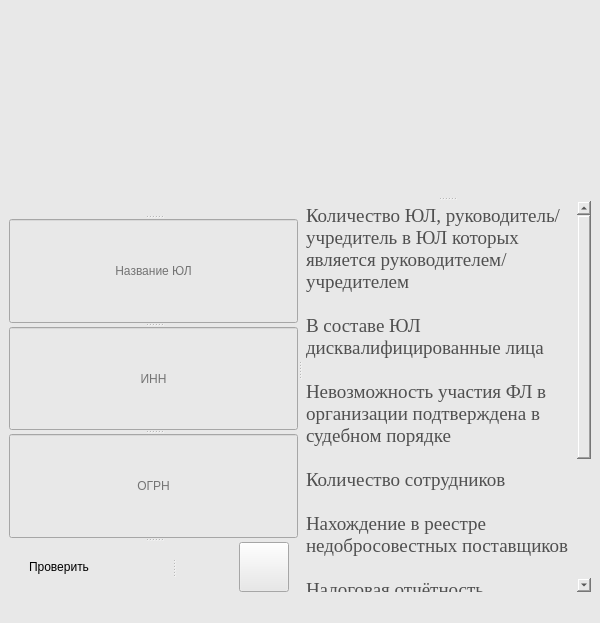
<?xml version="1.0" encoding="UTF-8"?>
<ui version="4.0">
 <class>MainWindow</class>
 <widget class="QMainWindow" name="MainWindow">
  <property name="windowModality">
   <enum>Qt::ApplicationModal</enum>
  </property>
  <property name="enabled">
   <bool>true</bool>
  </property>
  <property name="geometry">
   <rect>
    <x>0</x>
    <y>0</y>
    <width>600</width>
    <height>623</height>
   </rect>
  </property>
  <property name="sizePolicy">
   <sizepolicy hsizetype="Preferred" vsizetype="Preferred">
    <horstretch>0</horstretch>
    <verstretch>0</verstretch>
   </sizepolicy>
  </property>
  <property name="minimumSize">
   <size>
    <width>600</width>
    <height>500</height>
   </size>
  </property>
  <property name="cursor">
   <cursorShape>PointingHandCursor</cursorShape>
  </property>
  <property name="windowTitle">
   <string>MainWindow</string>
  </property>
  <property name="styleSheet">
   <string notr="true">background-color: rgb(232, 232, 232);
</string>
  </property>
  <widget class="QWidget" name="centralwidget">
   <property name="styleSheet">
    <string notr="true"/>
   </property>
   <layout class="QVBoxLayout" name="verticalLayout_2">
    <item>
     <widget class="QLabel" name="label">
      <property name="maximumSize">
       <size>
        <width>16777215</width>
        <height>130</height>
       </size>
      </property>
      <property name="baseSize">
       <size>
        <width>300</width>
        <height>100</height>
       </size>
      </property>
      <property name="font">
       <font>
        <family>Times</family>
        <pointsize>30</pointsize>
        <weight>50</weight>
        <italic>false</italic>
        <bold>false</bold>
       </font>
      </property>
      <property name="toolTip">
       <string>&lt;html&gt;&lt;head/&gt;&lt;body&gt;&lt;p&gt;&lt;img src=&quot;:/New/cat.jpg&quot;/&gt;&lt;/p&gt;&lt;/body&gt;&lt;/html&gt;</string>
      </property>
      <property name="styleSheet">
       <string notr="true">
image: url(:/newP/1.png);
</string>
      </property>
      <property name="text">
       <string/>
      </property>
      <property name="textFormat">
       <enum>Qt::PlainText</enum>
      </property>
      <property name="alignment">
       <set>Qt::AlignCenter</set>
      </property>
      <property name="wordWrap">
       <bool>false</bool>
      </property>
      <property name="textInteractionFlags">
       <set>Qt::LinksAccessibleByMouse</set>
      </property>
     </widget>
    </item>
    <item>
     <widget class="QSplitter" name="splitter_6">
      <property name="orientation">
       <enum>Qt::Horizontal</enum>
      </property>
      <widget class="QSplitter" name="splitter_5">
       <property name="orientation">
        <enum>Qt::Vertical</enum>
       </property>
       <widget class="QSplitter" name="splitter_3">
        <property name="orientation">
         <enum>Qt::Horizontal</enum>
        </property>
        <widget class="QWidget" name="widget" native="true">
         <property name="sizePolicy">
          <sizepolicy hsizetype="Preferred" vsizetype="Preferred">
           <horstretch>0</horstretch>
           <verstretch>0</verstretch>
          </sizepolicy>
         </property>
         <property name="minimumSize">
          <size>
           <width>300</width>
           <height>70</height>
          </size>
         </property>
         <property name="baseSize">
          <size>
           <width>100</width>
           <height>100</height>
          </size>
         </property>
         <property name="styleSheet">
          <string notr="true">image: url(:/newP/Введите22.png);</string>
         </property>
        </widget>
       </widget>
       <widget class="QLineEdit" name="lineEdit">
        <property name="inputMask">
         <string/>
        </property>
        <property name="text">
         <string/>
        </property>
        <property name="echoMode">
         <enum>QLineEdit::Normal</enum>
        </property>
        <property name="cursorPosition">
         <number>0</number>
        </property>
        <property name="alignment">
         <set>Qt::AlignCenter</set>
        </property>
        <property name="dragEnabled">
         <bool>false</bool>
        </property>
        <property name="placeholderText">
         <string>Название ЮЛ</string>
        </property>
       </widget>
       <widget class="QLineEdit" name="lineEdit_2">
        <property name="alignment">
         <set>Qt::AlignCenter</set>
        </property>
        <property name="placeholderText">
         <string>ИНН</string>
        </property>
       </widget>
       <widget class="QLineEdit" name="lineEdit_3">
        <property name="text">
         <string/>
        </property>
        <property name="alignment">
         <set>Qt::AlignCenter</set>
        </property>
        <property name="placeholderText">
         <string extracomment="ЕЕЕ">ОГРН</string>
        </property>
       </widget>
       <widget class="QSplitter" name="splitter">
        <property name="orientation">
         <enum>Qt::Horizontal</enum>
        </property>
        <property name="handleWidth">
         <number>130</number>
        </property>
        <widget class="QPushButton" name="pushButton">
         <property name="maximumSize">
          <size>
           <width>100</width>
           <height>50</height>
          </size>
         </property>
         <property name="font">
          <font>
           <stylestrategy>PreferAntialias</stylestrategy>
          </font>
         </property>
         <property name="cursor">
          <cursorShape>PointingHandCursor</cursorShape>
         </property>
         <property name="layoutDirection">
          <enum>Qt::LeftToRight</enum>
         </property>
         <property name="styleSheet">
          <string notr="true"/>
         </property>
         <property name="text">
          <string>Проверить</string>
         </property>
         <property name="iconSize">
          <size>
           <width>200</width>
           <height>30</height>
          </size>
         </property>
         <property name="checkable">
          <bool>true</bool>
         </property>
         <property name="autoRepeat">
          <bool>false</bool>
         </property>
         <property name="autoExclusive">
          <bool>false</bool>
         </property>
         <property name="autoDefault">
          <bool>false</bool>
         </property>
         <property name="default">
          <bool>true</bool>
         </property>
         <property name="flat">
          <bool>true</bool>
         </property>
        </widget>
        <widget class="QPushButton" name="pushButton_2">
         <property name="minimumSize">
          <size>
           <width>20</width>
           <height>20</height>
          </size>
         </property>
         <property name="maximumSize">
          <size>
           <width>50</width>
           <height>50</height>
          </size>
         </property>
         <property name="styleSheet">
          <string notr="true">image: url(:/newP/info.png)</string>
         </property>
         <property name="text">
          <string/>
         </property>
         <property name="checkable">
          <bool>false</bool>
         </property>
         <property name="autoDefault">
          <bool>false</bool>
         </property>
         <property name="default">
          <bool>false</bool>
         </property>
         <property name="flat">
          <bool>false</bool>
         </property>
        </widget>
       </widget>
      </widget>
      <widget class="QSplitter" name="splitter_4">
       <property name="orientation">
        <enum>Qt::Vertical</enum>
       </property>
       <widget class="QSplitter" name="splitter_2">
        <property name="orientation">
         <enum>Qt::Horizontal</enum>
        </property>
        <widget class="QWidget" name="widget_2" native="true">
         <property name="sizePolicy">
          <sizepolicy hsizetype="Fixed" vsizetype="Fixed">
           <horstretch>0</horstretch>
           <verstretch>0</verstretch>
          </sizepolicy>
         </property>
         <property name="minimumSize">
          <size>
           <width>314</width>
           <height>52</height>
          </size>
         </property>
         <property name="mouseTracking">
          <bool>false</bool>
         </property>
         <property name="styleSheet">
          <string notr="true">image: url(:/newP/Результат.png);</string>
         </property>
        </widget>
       </widget>
       <widget class="QTextBrowser" name="textBrowser">
        <property name="font">
         <font>
          <family>Times</family>
          <pointsize>16</pointsize>
          <weight>50</weight>
          <italic>false</italic>
          <bold>false</bold>
         </font>
        </property>
        <property name="styleSheet">
         <string notr="true">font: 16pt &quot;Times&quot;;
border-color: rgb(227, 227, 227);</string>
        </property>
        <property name="frameShape">
         <enum>QFrame::NoFrame</enum>
        </property>
        <property name="frameShadow">
         <enum>QFrame::Sunken</enum>
        </property>
        <property name="html">
         <string>&lt;!DOCTYPE HTML PUBLIC &quot;-//W3C//DTD HTML 4.0//EN&quot; &quot;http://www.w3.org/TR/REC-html40/strict.dtd&quot;&gt;
&lt;html&gt;&lt;head&gt;&lt;meta name=&quot;qrichtext&quot; content=&quot;1&quot; /&gt;&lt;style type=&quot;text/css&quot;&gt;
p, li { white-space: pre-wrap; }
&lt;/style&gt;&lt;/head&gt;&lt;body style=&quot; font-family:'Times'; font-size:16pt; font-weight:400; font-style:normal;&quot;&gt;
&lt;p style=&quot; margin-top:0px; margin-bottom:0px; margin-left:0px; margin-right:0px; -qt-block-indent:0; text-indent:0px;&quot;&gt;&lt;span style=&quot; font-family:'sans-serif'; font-size:14pt; color:#505050;&quot;&gt;Количество ЮЛ, руководитель/учредитель в ЮЛ которых является руководителем/учредителем&lt;/span&gt;&lt;/p&gt;
&lt;p style=&quot; margin-top:0px; margin-bottom:0px; margin-left:0px; margin-right:0px; -qt-block-indent:0; text-indent:0px;&quot;&gt;&lt;span style=&quot; font-family:'sans-serif'; font-size:14pt; color:#505050;&quot;&gt; &lt;/span&gt;&lt;/p&gt;
&lt;p style=&quot; margin-top:0px; margin-bottom:0px; margin-left:0px; margin-right:0px; -qt-block-indent:0; text-indent:0px;&quot;&gt;&lt;span style=&quot; font-family:'sans-serif'; font-size:14pt; color:#505050;&quot;&gt;В составе ЮЛ дисквалифицированные лица&lt;/span&gt;&lt;/p&gt;
&lt;p style=&quot; margin-top:0px; margin-bottom:0px; margin-left:0px; margin-right:0px; -qt-block-indent:0; text-indent:0px;&quot;&gt;&lt;span style=&quot; font-family:'sans-serif'; font-size:14pt; color:#505050;&quot;&gt; &lt;/span&gt;&lt;/p&gt;
&lt;p style=&quot; margin-top:0px; margin-bottom:0px; margin-left:0px; margin-right:0px; -qt-block-indent:0; text-indent:0px;&quot;&gt;&lt;span style=&quot; font-family:'sans-serif'; font-size:14pt; color:#505050;&quot;&gt;Невозможность участия ФЛ в организации подтверждена в судебном порядке&lt;/span&gt;&lt;/p&gt;
&lt;p style=&quot; margin-top:0px; margin-bottom:0px; margin-left:0px; margin-right:0px; -qt-block-indent:0; text-indent:0px;&quot;&gt;&lt;span style=&quot; font-family:'sans-serif'; font-size:14pt; color:#505050;&quot;&gt; &lt;/span&gt;&lt;/p&gt;
&lt;p style=&quot; margin-top:0px; margin-bottom:0px; margin-left:0px; margin-right:0px; -qt-block-indent:0; text-indent:0px;&quot;&gt;&lt;span style=&quot; font-family:'sans-serif'; font-size:14pt; color:#505050;&quot;&gt;Количество сотрудников&lt;/span&gt;&lt;/p&gt;
&lt;p style=&quot; margin-top:0px; margin-bottom:0px; margin-left:0px; margin-right:0px; -qt-block-indent:0; text-indent:0px;&quot;&gt;&lt;span style=&quot; font-family:'sans-serif'; font-size:14pt; color:#505050;&quot;&gt; &lt;/span&gt;&lt;/p&gt;
&lt;p style=&quot; margin-top:0px; margin-bottom:0px; margin-left:0px; margin-right:0px; -qt-block-indent:0; text-indent:0px;&quot;&gt;&lt;span style=&quot; font-family:'sans-serif'; font-size:14pt; color:#505050;&quot;&gt;Нахождение в реестре недобросовестных поставщиков&lt;/span&gt;&lt;/p&gt;
&lt;p style=&quot; margin-top:0px; margin-bottom:0px; margin-left:0px; margin-right:0px; -qt-block-indent:0; text-indent:0px;&quot;&gt;&lt;span style=&quot; font-family:'sans-serif'; font-size:14pt; color:#505050;&quot;&gt; &lt;/span&gt;&lt;/p&gt;
&lt;p style=&quot; margin-top:0px; margin-bottom:0px; margin-left:0px; margin-right:0px; -qt-block-indent:0; text-indent:0px;&quot;&gt;&lt;span style=&quot; font-family:'sans-serif'; font-size:14pt; color:#505050;&quot;&gt;Налоговая отчётность&lt;/span&gt;&lt;/p&gt;
&lt;p style=&quot; margin-top:0px; margin-bottom:0px; margin-left:0px; margin-right:0px; -qt-block-indent:0; text-indent:0px;&quot;&gt;&lt;span style=&quot; font-family:'sans-serif'; font-size:14pt; color:#505050;&quot;&gt; &lt;/span&gt;&lt;/p&gt;
&lt;p style=&quot; margin-top:0px; margin-bottom:0px; margin-left:0px; margin-right:0px; -qt-block-indent:0; text-indent:0px;&quot;&gt;&lt;span style=&quot; font-family:'sans-serif'; font-size:14pt; color:#505050;&quot;&gt;Состояние банкротства&lt;/span&gt;&lt;/p&gt;
&lt;p style=&quot; margin-top:0px; margin-bottom:0px; margin-left:0px; margin-right:0px; -qt-block-indent:0; text-indent:0px;&quot;&gt;&lt;span style=&quot; font-family:'sans-serif'; font-size:14pt; color:#505050;&quot;&gt; &lt;/span&gt;&lt;/p&gt;
&lt;p style=&quot; margin-top:0px; margin-bottom:0px; margin-left:0px; margin-right:0px; -qt-block-indent:0; text-indent:0px;&quot;&gt;&lt;span style=&quot; font-family:'sans-serif'; font-size:14pt; color:#505050;&quot;&gt;Регистрация в ЕГРЮЛ в пределах 6 месяцев до момента запроса&lt;/span&gt;&lt;/p&gt;
&lt;p style=&quot; margin-top:0px; margin-bottom:0px; margin-left:0px; margin-right:0px; -qt-block-indent:0; text-indent:0px;&quot;&gt;&lt;span style=&quot; font-family:'sans-serif'; font-size:14pt; color:#505050;&quot;&gt; &lt;/span&gt;&lt;/p&gt;
&lt;p style=&quot; margin-top:0px; margin-bottom:0px; margin-left:0px; margin-right:0px; -qt-block-indent:0; text-indent:0px;&quot;&gt;&lt;span style=&quot; font-family:'sans-serif'; font-size:14pt; color:#505050;&quot;&gt;ЮЛ исключено из ЕГРЮЛ &lt;/span&gt;&lt;/p&gt;&lt;/body&gt;&lt;/html&gt;</string>
        </property>
       </widget>
      </widget>
     </widget>
    </item>
   </layout>
  </widget>
  <widget class="QStatusBar" name="statusBar">
   <property name="statusTip">
    <string/>
   </property>
   <property name="inputMethodHints">
    <set>Qt::ImhNone</set>
   </property>
   <property name="showMessage" stdset="0">
    <string>aaa</string>
   </property>
  </widget>
  <action name="actionFAQ">
   <property name="text">
    <string>FAQ</string>
   </property>
  </action>
  <action name="actionAbout_Us">
   <property name="text">
    <string>About Us</string>
   </property>
  </action>
 </widget>
 <resources>
  <include location="neww.qrc"/>
 </resources>
 <connections/>
</ui>
